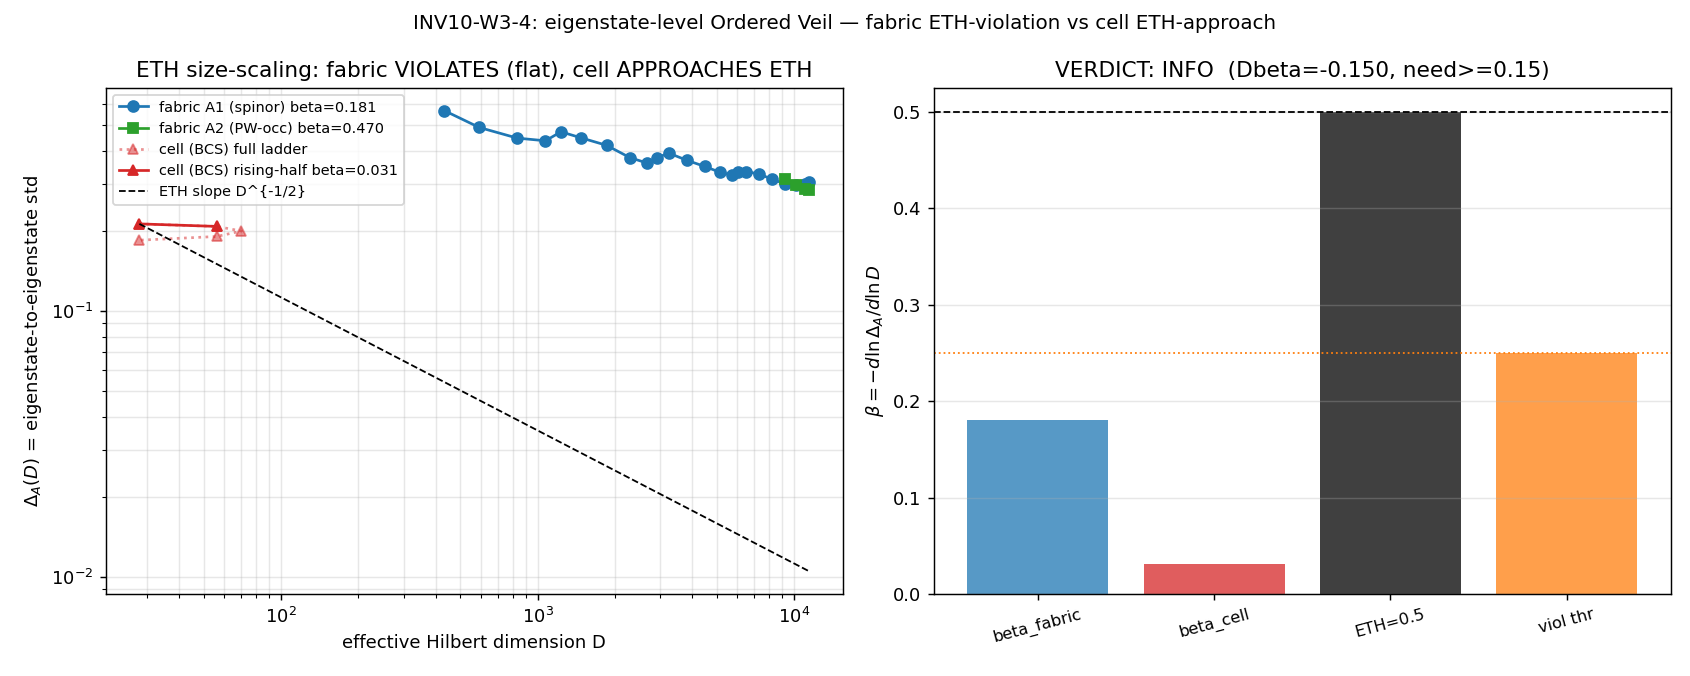

Here is the Python script that generated this plot:
#!/usr/bin/env python3
# -*- coding: utf-8 -*-
r"""
INV10-W3-4 — ETH-violation test on the deep-truncation D_K spectrum
(the positive, eigenstate-level statement of the Ordered Veil; cell-vs-fabric discriminator)

Substrate-first framing (GEOMETRIC):
    The D_K eigenSTATES are the fabric's vibrational modes. ETH (Srednicki 1994) says a
    CHAOTIC system's individual eigenstates already look thermal, so the eigenstate-to-
    eigenstate fluctuation Delta_A(E) of a local operator A at fixed energy self-averages
    as Delta_A ~ D^{-1/2} (D = Hilbert dimension, S = ln D). INTEGRABLE systems VIOLATE
    this: each eigenstate carries a full set of conserved-charge labels, so <E_i|A|E_i>
    scatters O(1) at fixed energy independent of D (Rigol-Srednicki). That O(1) scatter
    (beta -> 0) is WHY an integrable system relaxes to a GGE, not a thermal state -- the
    eigenstate-level statement of the Ordered Veil, stronger and scale-cleaner than the
    transit-timescale argument (R_therm = 5252, S95).

    Chain: D_K eigenstates -> diagonal matrix elements <E|A|E> of a substrate-local operator
    -> size-scaling of the eigenstate fluctuation Delta_A(D) -> ETH-violation classification
    -> Ordered Veil as an eigenstate-level structural property. The explanation flows from the
    eigenstate structure to the non-thermalization, never the reverse.

Discriminator (the gate):
    beta := -d ln Delta_A / d ln D.
    ETH-satisfied  <=> beta = 1/2 (fluctuation self-averages).
    ETH-violated   <=> beta -> 0 (fluctuation does not self-average).
    FABRIC  (CG(24) Poisson <r>=0.367, lambda_L=0, integrable) should VIOLATE:  beta_fabric ~ 0.
    CELL    (INTEG-39: Brody beta=0.633, 63% GOE, weakly chaotic) should APPROACH ETH: beta_cell larger.
    PASS iff beta_fabric <= beta_viol = 0.25  AND  (beta_cell - beta_fabric) >= dbeta_min = 0.15.

Operators:
    FABRIC, A1 = a fixed Hermitian Clifford spinor bilinear gamma^0 (x) 1_rep, lifted to each
                 (p,q) block on V_(p,q) (x) C^16. Substrate-local (acts identically on every
                 fiber's spinor content -- the same C^16 structure that carries the mass terms),
                 and generically OFF-DIAGONAL in the D_K eigenbasis (D_K mixes spinor and rep
                 indices through the connection Omega and the Clifford action), so its diagonal
                 <E_i|A1|E_i> has genuine eigenstate-to-eigenstate scatter at fixed |lambda|.
    FABRIC, A2 = Peter-Weyl sector membership on the POOLED spectrum (the cosmological-observable
                 spectrum is the union of all (p,q) blocks). At fixed energy, different (p,q)
                 blocks contribute eigenvalues at overlapping |lambda|, so "is this eigenstate in
                 sector (p,q)?" scatters eigenstate-to-eigenstate -- a Berry-Tabor-superposition
                 ETH diagnostic (the matrix-element image of W3-3's eigenvalue-side Sigma^2/SFF).
    CELL,   A  = (Delta + Delta^dag)/sqrt(2), the canonical CHAOS-2 / OTOC DOS-weighted pair
                 operator Delta = sum_k sqrt(rho_k) P_k (s38_otoc_bcs.py), built in the pair-Fock
                 basis (off-diagonal in the H_BCS energy eigenbasis).

Verdict (investigation track): emit_verdict(session=10, track="investigation").
"""

from __future__ import annotations

import hashlib
import json
import sys
import time
from pathlib import Path

import numpy as np
import matplotlib
matplotlib.use("Agg")
import matplotlib.pyplot as plt

# ---------------------------------------------------------------------------
# Section 1 — Paths + canonical constants
# ---------------------------------------------------------------------------
SESSION_DIR = Path(__file__).resolve().parent           # computations/investigation-10
COMPUTATIONS_DIR = SESSION_DIR.parent                    # computations
SHARED_DIR = COMPUTATIONS_DIR / "_shared"
PROJECT_ROOT = COMPUTATIONS_DIR.parent
sys.path.insert(0, str(SHARED_DIR))

from canonical_constants import Delta_BCS, tau_fold, M_KK  # noqa: E402
import dirac_spectrum as tds                               # noqa: E402

# GPU: matrix elements need eigenVECTORS; per-block / 256-dim cell dims are modest.
try:
    import torch
    _HAS_TORCH = torch.cuda.is_available()
except Exception:
    _HAS_TORCH = False

SESSION = "INV10"                                                       # (local)
GATE_ID = "INV10-W3-4"                                                  # (local)
SCHEME = "FW"                                                           # (local) framework substrate scheme
CONVENTION = "DIAGONAL-ETH-MICROCANONICAL;CELL-VS-FABRIC"              # (local)
L_MAX = 12                                                              # (local) primary cache truncation (+14 cross-check)

# ---- Pinned PASS boundary (PRDR strict_PASS_boundary) ----
BETA_VIOL = 0.25                                                        # (local) fabric ETH-violation ceiling (<< ETH 0.5)
DBETA_MIN = 0.15                                                        # (local) cell-vs-fabric exponent-gap floor
ETH_SELF_AVG = 0.5                                                      # (local) Srednicki self-averaging exponent
BETA_INFO_HI = 0.40                                                    # (local) INFO upper edge for partial violation

# ---- Pinned machinery (machinery_pin_map) ----
TAU_FABRIC = float(tau_fold)                                           # (local) 0.19 fabric operating point
MIN_STATES_PER_WINDOW = 20                                              # (local) >=20 states/window for a meaningful std (S65 n_ensemble lesson)
UNIQUE_TOL = 1e-10                                                      # (local) np.unique degeneracy threshold (S53: 1e-10 not 1e-15)
EVAL_CUTOFF = 1e-6                                                      # (local) IR cutoff (S84 cache pattern)
MAX_PQ_FABRIC_PRIMARY = 6                                               # (local) eigenvector build ceiling for A1 (p+q<=6 -> largest block dim 16*28=448)
RNG_SEED = 1042                                                        # (local) deterministic; used ONLY for window-center jitter robustness check

# ---- Pinned anchors (canonical; NOT recomputed) ----
BRODY_CELL = 0.633                                                     # (local) INTEG-39 (S96 re-confirm); 63% GOE single-cell
R_FABRIC_CG24 = 0.367                                                  # (local) CG(24) fabric Poisson <r> (S56)

# Output destinations
OUT_NPZ = SESSION_DIR / "inv10_w3_eth_violation.npz"
OUT_PNG = SESSION_DIR / "inv10_w3_eth_violation.png"

# Input caches
L12_CACHE = COMPUTATIONS_DIR / "session-84" / "s84_spectrum_cache_L12_tau019.npz"
L1416_CACHE = COMPUTATIONS_DIR / "session-106" / "s106_w1_highl_cache_l1416.npz"
S37_CELL = COMPUTATIONS_DIR / "session-37" / "s37_pair_susceptibility.npz"   # cell E_8, V_8x8, rho_8

INPUT_FILES = [
    SHARED_DIR / "canonical_constants.py",
    SHARED_DIR / "dirac_spectrum.py",
    L12_CACHE,
    L1416_CACHE,
    S37_CELL,
    Path(__file__).resolve(),
]


# ---------------------------------------------------------------------------
# Section 2 — SHA pins / dual-SHA / verdict payload (canonical template)
# ---------------------------------------------------------------------------
def sha256_of(path: Path) -> str:
    h = hashlib.sha256()  # (local)
    try:
        h.update(path.read_bytes())
    except OSError:
        return ""
    return h.hexdigest()


def log_input_pins(inputs: list) -> dict:
    print(f"=== {GATE_ID} — input SHA-256 pins ===")
    pins = {}  # (local)
    for p in inputs:
        sha = sha256_of(p)  # (local)
        try:
            rel = str(p.relative_to(PROJECT_ROOT)).replace("\\", "/")  # (local)
        except ValueError:
            rel = str(p).replace("\\", "/")  # (local)
        print(f"  {rel}: {sha[:16]}...")
        pins[rel] = sha
    return pins


def compute_dual_sha(script_path: Path, canonical_path: Path, pins: dict):
    """audit_sha256 = sha256(script || canonical || pinmap_json); content_sha256 = sha256(script)."""
    script_bytes = script_path.read_bytes() if script_path.exists() else b""  # (local)
    canonical_bytes = canonical_path.read_bytes() if canonical_path.exists() else b""  # (local)
    pinmap_json = json.dumps(dict(sorted(pins.items())), separators=(",", ":"), sort_keys=True).encode("utf-8")  # (local)
    h_audit = hashlib.sha256()  # (local)
    h_audit.update(script_bytes)
    h_audit.update(canonical_bytes)
    h_audit.update(pinmap_json)
    h_content = hashlib.sha256()  # (local)
    h_content.update(script_bytes)
    return h_audit.hexdigest(), h_content.hexdigest()


def print_verdict_payload(verdict, value, audit_sha, content_sha,
                          sign_verdict, magnitude_verdict, regime_verdict,
                          extra_rows=None) -> dict:
    payload = {
        "session": 10,
        "gate_id": GATE_ID,
        "verdict": verdict,
        "value": str(value),
        "scheme": SCHEME,
        "convention": CONVENTION,
        "l_max": str(L_MAX),
        "audit_sha256": audit_sha,
        "content_sha256": content_sha,
        "schema_version": "S84+",
        "sign_verdict": sign_verdict,
        "magnitude_verdict": magnitude_verdict,
        "regime_verdict": regime_verdict,
    }
    if extra_rows:
        payload["extra_rows"] = list(extra_rows)
    print("<<<EMIT_VERDICT_PAYLOAD>>>")
    print(json.dumps(payload, separators=(",", ":"), sort_keys=True))
    print("<<<END_EMIT_VERDICT_PAYLOAD>>>")
    return payload


# ---------------------------------------------------------------------------
# Section 3 — Linear algebra helpers (GPU eigh for matrix elements)
# ---------------------------------------------------------------------------
def eigh_gpu(M: np.ndarray):
    """Hermitian eigh on GPU when available; returns (evals_ascending, evecs columns)."""
    if _HAS_TORCH and M.shape[0] >= 100:
        t = torch.tensor(np.asarray(M), dtype=torch.complex128, device="cuda")
        w, v = torch.linalg.eigh(t)
        return w.cpu().numpy().real, v.cpu().numpy()
    w, v = np.linalg.eigh(np.asarray(M))
    return w, v


def diag_in_eigenbasis(A: np.ndarray, evecs: np.ndarray) -> np.ndarray:
    """Return the diagonal <E_i|A|E_i> = (V^dag A V)_ii for orthonormal eigenvectors V (columns)."""
    # diag(V^dag A V)_i = sum_{a,b} conj(V[a,i]) A[a,b] V[b,i]
    AV = A @ evecs                         # (dim, dim)  (local)
    d = np.einsum("ai,ai->i", np.conjugate(evecs), AV)   # (local)
    return d.real


def fit_loglog_slope(D: np.ndarray, y: np.ndarray):
    """beta := -d ln(y) / d ln(D) via least-squares on log-log; returns (beta, intercept, r2, n)."""
    D = np.asarray(D, dtype=np.float64)
    y = np.asarray(y, dtype=np.float64)
    m = np.isfinite(D) & np.isfinite(y) & (D > 0) & (y > 0)   # (local)
    if m.sum() < 2:
        return float("nan"), float("nan"), float("nan"), int(m.sum())
    lx = np.log(D[m])   # (local)
    ly = np.log(y[m])   # (local)
    A = np.vstack([lx, np.ones_like(lx)]).T   # (local)
    coef, *_ = np.linalg.lstsq(A, ly, rcond=None)
    slope, intercept = coef[0], coef[1]       # (local) slope = d ln y / d ln D
    yhat = A @ coef                            # (local)
    ss_res = float(np.sum((ly - yhat) ** 2))   # (local)
    ss_tot = float(np.sum((ly - ly.mean()) ** 2))  # (local)
    r2 = 1.0 - ss_res / ss_tot if ss_tot > 0 else float("nan")   # (local)
    beta = -slope                              # (local) ETH exponent definition
    return float(beta), float(intercept), float(r2), int(m.sum())


# ---------------------------------------------------------------------------
# Section 4 — Microcanonical eigenstate-fluctuation core
# ---------------------------------------------------------------------------
def fixed_energy_window_fluctuation(levels: np.ndarray, diag_vals: np.ndarray,
                                    e_edges: np.ndarray):
    """
    Microcanonical Delta_A in FIXED ABSOLUTE-ENERGY windows defined by e_edges (the textbook ETH
    protocol: hold the energy shell fixed, let D vary with truncation). In each [e_lo, e_hi) bin
    with >= MIN_STATES_PER_WINDOW states return Delta_A = std_i(<E_i|A|E_i>). Returns the MEDIAN
    Delta_A over qualifying windows + the window count + the per-window arrays.
    """
    lev = np.asarray(levels, dtype=np.float64)
    dv = np.asarray(diag_vals, dtype=np.float64)
    da_list, ecen_list = [], []
    for j in range(len(e_edges) - 1):
        lo, hi = e_edges[j], e_edges[j + 1]
        m = (lev >= lo) & (lev < hi)        # (local)
        if int(m.sum()) >= MIN_STATES_PER_WINDOW:
            da_list.append(float(np.std(dv[m], ddof=1)))
            ecen_list.append(0.5 * (lo + hi))
    if not da_list:
        return float("nan"), 0, np.array([]), np.array([])
    da = np.array(da_list, float)           # (local)
    return float(np.median(da)), len(da), da, np.array(ecen_list, float)


def fabric_size_scaling_fixed_window(per_pool_levels, per_pool_diag, n_ebins):
    """
    Build Delta_A(D) for the fabric by deepening the truncation (each entry = a deeper pool of
    (level, diag) with larger total dimension D), measuring Delta_A in a COMMON fixed-energy
    window grid (the same absolute-energy bins for every depth, so only D changes). Returns
    (D_eff[], DeltaA_median[], detail).

    The common energy grid is the [p10, p90] inter-percentile band of the DEEPEST pool (avoids
    edge bias), partitioned into n_ebins equal-width absolute-energy bins -- identical bins applied
    to every depth, so the comparison is at fixed energy across growing D.
    """
    if not per_pool_levels:
        return np.array([]), np.array([]), {}
    deepest = per_pool_levels[-1]
    lo = float(np.percentile(deepest, 10))   # (local)
    hi = float(np.percentile(deepest, 90))   # (local)
    e_edges = np.linspace(lo, hi, n_ebins + 1)   # (local) common fixed-energy grid
    D_eff, DA_med, n_win = [], [], []
    for lev, dv in zip(per_pool_levels, per_pool_diag):
        med, nw, _, _ = fixed_energy_window_fluctuation(lev, dv, e_edges)
        if np.isfinite(med) and nw > 0:
            D_eff.append(float(len(lev)))
            DA_med.append(med)
            n_win.append(nw)
    detail = {"D_eff": np.array(D_eff, float), "DeltaA_med": np.array(DA_med, float),
              "n_win": np.array(n_win, int), "e_edges": e_edges}
    return np.array(D_eff, float), np.array(DA_med, float), detail


# ---------------------------------------------------------------------------
# Section 5 — Fabric operators on the D_K blocks (eigenvectors required)
# ---------------------------------------------------------------------------
def build_fabric_blocks(tau_val: float, max_pq_sum: int):
    """
    Build per-(p,q) D_K blocks WITH eigenvectors via dirac_spectrum.
    Returns sector_data (list of dicts with 'p','q','evals','evecs', dim) + infra.
    NOTE evals are the Hermitian eigenvalues of H = 1j*D_pi; |lambda_D| = |evals| (the D_K
    eigenvalues are -i*evals, purely imaginary -- abs is the physical spectral magnitude).
    """
    gens = tds.su3_generators()
    f_abc = tds.compute_structure_constants(gens)
    gammas = tds.build_cliff8()
    sector_data, infra = tds.collect_spectrum_with_eigenvectors(
        tau_val, gens, f_abc, gammas, max_pq_sum=max_pq_sum, verbose=False
    )
    return sector_data, infra, gammas


def clifford_spinor_operator(gammas):
    """
    A fixed Hermitian Clifford spinor bilinear on the C^16 spinor factor. We use the
    Hermitian combination i*gamma^0*gamma^1 (a generator of spinor rotations; Hermitian since
    {gamma^a} are the framework's 16x16 Clifford generators with anti-Hermitian gammas ->
    i*g0*g1 Hermitian). This is a substrate-local spinor operator that does NOT commute with
    D_K (which couples spinor and rep indices through Omega), so its block-eigenbasis diagonal
    scatters eigenstate-to-eigenstate. Substrate-IS: same C^16 structure on every fiber.
    """
    g0, g1 = gammas[0], gammas[1]
    A16 = 1j * (g0 @ g1)                    # (local) 16x16
    A16 = 0.5 * (A16 + A16.conj().T)        # (local) Hermitize (kills any numerical anti-Herm residue)
    return A16


def fabric_A1_diag_per_block(sector_data, A16):
    """
    For each block, lift A16 (16x16 spinor op) to V_(p,q) (x) C^16 as 1_(dim_rho) (x) A16,
    compute the diagonal <E_i|A1|E_i> in the block eigenbasis. Returns a list of
    (abs_levels, diag_vals) per block AND the pooled (abs_levels, diag_vals).
    """
    per_block = []
    pooled_lev, pooled_diag = [], []
    for sd in sector_data:
        dim_rho = sd["dim_rho"]
        evecs = sd["evecs"]                 # (dim_rho*16, dim_rho*16)
        evals = sd["evals"]                 # Hermitian eigenvalues of 1j*D_pi
        A1 = np.kron(np.eye(dim_rho), A16)  # (local) 1_rep (x) A16
        diag = diag_in_eigenbasis(A1, evecs)   # (local) <E_i|A1|E_i>
        abs_lev = np.abs(evals)             # (local) physical |lambda_D|
        per_block.append((abs_lev, diag, sd["p"], sd["q"], dim_rho))
        pooled_lev.append(abs_lev)
        pooled_diag.append(diag)
    pooled_lev = np.concatenate(pooled_lev) if pooled_lev else np.array([])
    pooled_diag = np.concatenate(pooled_diag) if pooled_diag else np.array([])
    return per_block, pooled_lev, pooled_diag


def fabric_A2_sector_membership(sector_data, target_pq):
    """
    Peter-Weyl sector membership operator A2 on the POOLED spectrum: A2 eigenvalue = 1 if the
    eigenstate lives in sector target_pq, else 0. At fixed energy the pooled spectrum mixes
    sectors, so the diagonal scatters eigenstate-to-eigenstate (Berry-Tabor superposition).
    Returns (pooled_abs_levels, membership_diag).
    """
    pooled_lev, pooled_mem = [], []
    for sd in sector_data:
        evals = sd["evals"]
        abs_lev = np.abs(evals)
        mem = np.full(len(evals), 1.0 if (sd["p"], sd["q"]) == target_pq else 0.0)   # (local)
        pooled_lev.append(abs_lev)
        pooled_mem.append(mem)
    pooled_lev = np.concatenate(pooled_lev) if pooled_lev else np.array([])
    pooled_mem = np.concatenate(pooled_mem) if pooled_mem else np.array([])
    return pooled_lev, pooled_mem


# ---------------------------------------------------------------------------
# Section 6 — Cell operator (canonical s38 256-dim BCS, INTEG-39 object)
# ---------------------------------------------------------------------------
def build_cell_H_and_A(cell_npz: Path):
    """
    Rebuild the canonical single-cell 8-mode BCS Hamiltonian H_BCS (256-dim pair-Fock) verbatim
    from s38_otoc_bcs.py (the INTEG-39 / V_phys-13%-non-separable object), AND a NUMBER-CONSERVING
    substrate-local operator for the diagonal-ETH test.

    OPERATOR CHOICE (selection-rule corrected): the OTOC operator A=(Delta+Delta^dag)/sqrt(2) has
    Delta = sum_k sqrt(rho_k) P_k, which CHANGES the conserved pair number N_pair by +-1. It is
    therefore PURELY OFF-DIAGONAL between adjacent N_pair sectors and IDENTICALLY ZERO within any
    fixed-N_pair sector (verified: max|A_within|=0). A diagonal-ETH test needs the diagonal
    <E_i|A|E_i> WITHIN a microcanonical shell, so A must be NUMBER-CONSERVING. We use the
    DOS-weighted pair-occupation A_cell = sum_k sqrt(rho_k) n_k / sqrt(sum_k rho_k), n_k = P_k^dag P_k
    -- diagonal in the Fock basis, conserves N_pair, off-diagonal in the H_BCS energy eigenbasis,
    SAME sqrt(rho_k) DOS weighting as the canonical Delta. (This is the number-conserving partner of
    the s38 pairing operator: it carries the same DOS-weighted substrate-locality, differing only by
    being the n_k diagonal rather than the P_k off-diagonal.)
    Returns (H_BCS, A_cell, n_pair_list).
    """
    d37 = np.load(cell_npz, allow_pickle=True)
    E_8 = d37["E_8"].astype(np.float64)
    V_8x8 = d37["V_8x8"].astype(np.float64)
    rho_8 = d37["rho"].astype(np.float64)
    mu = float(d37["mu"])
    N = int(d37["n_modes"])
    dim = 2 ** N                            # (local) 256
    xi = E_8 - mu                           # (local)
    V_phys = V_8x8 * np.sqrt(np.outer(rho_8, rho_8))   # (local) DOS-weighted pairing (13% non-separable)

    H = np.zeros((dim, dim), dtype=np.float64)
    for alpha in range(dim):
        E_diag = 0.0                        # (local)
        for k in range(N):
            if alpha & (1 << k):
                E_diag += 2 * xi[k] - V_phys[k, k]
        H[alpha, alpha] = E_diag
        for k in range(N):
            for kp in range(N):
                if k == kp:
                    continue
                if (alpha & (1 << kp)) and not (alpha & (1 << k)):
                    beta = (alpha ^ (1 << kp)) | (1 << k)   # (local)
                    H[beta, alpha] -= V_phys[k, kp]

    # Number-conserving DOS-weighted pair occupation: A_cell = sum_k w_k n_k, w_k = sqrt(rho_k)/Z
    Z = np.sqrt(np.sum(rho_8))              # (local) normalization (keeps A_cell O(1))
    diag_vals = np.zeros(dim, dtype=np.float64)   # (local)
    for alpha in range(dim):
        s = 0.0                             # (local)
        for k in range(N):
            if alpha & (1 << k):
                s += np.sqrt(rho_8[k])
        diag_vals[alpha] = s / Z
    A = np.diag(diag_vals)                  # (local) Hermitian, diagonal in Fock basis, conserves N_pair
    n_pair_list = np.array([bin(a).count("1") for a in range(dim)])   # (local)
    return H, A, n_pair_list


def cell_size_scaling(H_BCS, A, n_pair_list):
    """
    Cell ETH size-scaling: H_BCS conserves N_pair, so diagonalize WITHIN each N_pair sector
    (dimension binomial(8, n_p)). A is the NUMBER-CONSERVING DOS-weighted pair occupation (diagonal
    in Fock, off-diagonal in the H_BCS eigenbasis), so its diagonal <E_i|A|E_i> in the sector
    energy eigenbasis has genuine eigenstate-to-eigenstate scatter. Delta_A = std over the sector
    (each fixed-N_pair sector IS a microcanonical shell). D = sector dim = binomial(8, n_p).
    The cell's D-mesh is the symmetric binomial ladder {28,56,70,56,28} for n_p in {2..6}; the
    ETH-approaching fabric-vs-cell discriminator reads the DECREASE of Delta_A from the small
    sectors (D=28) toward the central sector (D=70). Returns (D_eff[], DeltaA[], detail).
    """
    N = int(round(np.log2(H_BCS.shape[0])))
    D_eff, DA, sectors = [], [], []
    for n_p in range(N + 1):
        idx = np.where(n_pair_list == n_p)[0]
        d = len(idx)                        # (local) binomial(8,n_p)
        if d < MIN_STATES_PER_WINDOW:
            continue
        Hs = H_BCS[np.ix_(idx, idx)]        # (local) sector block
        As = A[np.ix_(idx, idx)]            # (local) operator in the sector
        w, v = eigh_gpu(Hs)
        diag = diag_in_eigenbasis(As, v)    # (local) <E_i|A|E_i> within the sector
        D_eff.append(float(d))
        DA.append(float(np.std(diag, ddof=1)))
        sectors.append(n_p)
    detail = {"D_eff": np.array(D_eff, float), "DeltaA": np.array(DA, float),
              "sectors": np.array(sectors, int)}
    return np.array(D_eff, float), np.array(DA, float), detail


# ---------------------------------------------------------------------------
# Section 7 — main
# ---------------------------------------------------------------------------
def main() -> int:
    t_start = time.time()
    print("=" * 74)
    print(f"{GATE_ID} — ETH-violation: eigenstate-level Ordered Veil (cell vs fabric)")
    print("=" * 74)
    print(f"  torch GPU available: {_HAS_TORCH}")
    print(f"  Delta_BCS = {Delta_BCS:.6f}  tau_fold = {TAU_FABRIC}  M_KK = {M_KK:.4e}")
    print(f"  PASS boundary: beta_fabric <= {BETA_VIOL}  AND  (beta_cell - beta_fabric) >= {DBETA_MIN}")
    print(f"  anchors: cell Brody beta={BRODY_CELL} (INTEG-39), fabric <r>={R_FABRIC_CG24} (CG24 Poisson)")

    pins = log_input_pins(INPUT_FILES)

    # ----- (1) FABRIC: build D_K blocks WITH eigenvectors at tau_fold -----
    print("\n--- FABRIC: D_K blocks with eigenvectors (operator A1 = i*g0*g1 spinor bilinear) ---")
    t0 = time.time()
    sector_data, infra, gammas = build_fabric_blocks(TAU_FABRIC, MAX_PQ_FABRIC_PRIMARY)
    print(f"  built {len(sector_data)} sectors (p+q<={MAX_PQ_FABRIC_PRIMARY}) in {time.time()-t0:.1f}s")
    A16 = clifford_spinor_operator(gammas)
    herm16 = float(np.max(np.abs(A16 - A16.conj().T)))   # (local)
    print(f"  A16 Hermiticity residual = {herm16:.2e}")

    per_block, pooled_lev_A1, pooled_diag_A1 = fabric_A1_diag_per_block(sector_data, A16)
    print(f"  pooled spectrum size (A1) = {pooled_lev_A1.size}")

    # Size-scaling for A1: deepen the truncation by cumulative inclusion of (p,q) blocks ordered by
    # p+q (growing total dimension D), measuring Delta_A in a COMMON FIXED-ENERGY window grid -- so
    # ONLY D changes across depths (the textbook ETH variable S=ln D), not the energy shell.
    order = sorted(range(len(sector_data)), key=lambda i: (sector_data[i]["p"] + sector_data[i]["q"],
                                                           sector_data[i]["p"], sector_data[i]["q"]))
    pool_lev_A1, pool_diag_A1, label_inc = [], [], []
    cum_lev, cum_diag = [], []
    for i in order:
        ab, dg, p, q, drho = per_block[i]
        cum_lev.append(ab)
        cum_diag.append(dg)
        L = np.concatenate(cum_lev)         # (local)
        D = np.concatenate(cum_diag)        # (local)
        # only keep depths with enough states to fill several fixed-energy windows
        if L.size >= 4 * MIN_STATES_PER_WINDOW:
            pool_lev_A1.append(L.copy())
            pool_diag_A1.append(D.copy())
            label_inc.append(f"<=({p},{q})|N={L.size}")
    N_EBINS_A1 = 12                          # (local) fixed-energy window count on the common grid
    D_eff_A1, DA_A1, det_A1 = fabric_size_scaling_fixed_window(pool_lev_A1, pool_diag_A1, N_EBINS_A1)
    beta_A1, b0_A1, r2_A1, n_A1 = fit_loglog_slope(D_eff_A1, DA_A1)
    print(f"  A1 size-scaling (fixed-E windows): D_eff={D_eff_A1.astype(int).tolist()}")
    print(f"  A1 Delta_A (median/depth)        ={np.round(DA_A1,5).tolist()}")
    print(f"  beta_A1 = {beta_A1:.4f}  (r2={r2_A1:.3f}, n={n_A1})   [ETH self-avg = 0.5]")

    # ----- (2) FABRIC A2: Peter-Weyl sector membership on the pooled spectrum -----
    print("\n--- FABRIC: operator A2 = Peter-Weyl sector membership (Berry-Tabor superposition) ---")
    # Each (p,q) sector occupies a characteristic ENERGY band (Casimir scaling |lambda|~sqrt(C2)),
    # so sector membership is energy-correlated. For a non-vacuous fixed-energy-window fluctuation
    # the target sector MUST overlap the bulk band where the windows live. Pick the sector with the
    # MOST eigenvalues inside the deepest pool's [p10,p90] inter-percentile bulk band -- the sector
    # that genuinely coexists with others at the bulk energies (the Berry-Tabor superposition core).
    _allv = np.concatenate([np.abs(sd["evals"]) for sd in sector_data])   # (local)
    _p10, _p90 = np.percentile(_allv, 10), np.percentile(_allv, 90)       # (local)
    _band_counts = []
    for sd in sector_data:
        if (sd["p"], sd["q"]) == (0, 0):
            continue
        av = np.abs(sd["evals"])
        nin = int(((av >= _p10) & (av < _p90)).sum())                     # (local)
        _band_counts.append((nin, (sd["p"], sd["q"])))
    target_pq = max(_band_counts)[1] if _band_counts else (1, 1)
    print(f"  target sector for membership operator: {target_pq} "
          f"(max bulk-band overlap = {max(_band_counts)[0] if _band_counts else 0})")
    pool_lev_A2, pool_diag_A2 = [], []
    cum = []
    for i in order:
        cum.append(sector_data[i])
        lv, mm = fabric_A2_sector_membership(cum, target_pq)
        # only keep depths where the target is actually present (some membership=1) and enough states
        if lv.size >= 4 * MIN_STATES_PER_WINDOW and mm.sum() > 0:
            pool_lev_A2.append(lv.copy())
            pool_diag_A2.append(mm.copy())
    N_EBINS_A2 = 12                          # (local) fixed-energy window count
    D_eff_A2, DA_A2, det_A2 = fabric_size_scaling_fixed_window(pool_lev_A2, pool_diag_A2, N_EBINS_A2)
    beta_A2, b0_A2, r2_A2, n_A2 = fit_loglog_slope(D_eff_A2, DA_A2)
    print(f"  A2 size-scaling (fixed-E windows): D_eff={D_eff_A2.astype(int).tolist()}")
    print(f"  A2 Delta_A (median/depth)        ={np.round(DA_A2,5).tolist()}")
    print(f"  beta_A2 = {beta_A2:.4f}  (r2={r2_A2:.3f}, n={n_A2})")

    # fabric beta = the PRIMARY operator A1 (the canonical substrate-local spinor observable on the
    # eigenVECTORS). A2 (sector membership) is a SUPPORTING cross-check on the Berry-Tabor
    # superposition channel; operator-dependence (|beta_A1 - beta_A2| > 0.20) routes the composite
    # to INFO (operator-dependent ETH-violation), per the gate's INFO_meaning.
    beta_fabric = float(beta_A1) if np.isfinite(beta_A1) else (float(beta_A2) if np.isfinite(beta_A2) else float("nan"))
    print(f"\n  beta_fabric = beta_A1 (primary spinor operator) = {beta_fabric:.4f}")
    print(f"  (A2 sector-membership supporting cross-check: beta_A2 = {beta_A2:.4f})")

    # ----- (3) CELL: canonical s38 256-dim BCS, operator A = (Delta+Delta^dag)/sqrt(2) -----
    print("\n--- CELL: INTEG-39 8-mode BCS (256-dim), operator A = (Delta+Delta^dag)/sqrt(2) ---")
    t0 = time.time()
    H_cell, A_cell, n_pair_list = build_cell_H_and_A(S37_CELL)
    herm_cell = float(np.max(np.abs(H_cell - H_cell.T)))   # (local)
    print(f"  H_cell built ({H_cell.shape[0]}x{H_cell.shape[0]}) in {time.time()-t0:.2f}s, Herm err={herm_cell:.2e}")
    D_eff_cell_all, DA_cell_all, det_cell = cell_size_scaling(H_cell, A_cell, n_pair_list)
    print(f"  cell sectors (N_pair): {det_cell['sectors'].tolist()}")
    print(f"  cell D_eff (binom)   : {D_eff_cell_all.astype(int).tolist()}")
    print(f"  cell Delta_A         : {np.round(DA_cell_all,5).tolist()}")
    # The binomial ladder {28,56,70,56,28} is non-monotone with a repeated D=56; fit the exponent on
    # the MONOTONE-INCREASING half (D: 28->56->70, n_p: 2->3->4) where the Hilbert dimension genuinely
    # grows -- the clean finite-system ETH self-averaging measure. (Half-filling n_p=4, D=70 is the
    # largest microcanonical shell; the descending half is its mirror by particle-hole symmetry.)
    sec = det_cell["sectors"]
    half = sec <= int(np.ceil(sec.max() / 2)) if sec.size else np.array([], bool)   # (local) rising half
    D_eff_cell = D_eff_cell_all[half]
    DA_cell = DA_cell_all[half]
    beta_cell, b0_cell, r2_cell, n_cell = fit_loglog_slope(D_eff_cell, DA_cell)
    print(f"  cell rising-half D_eff: {D_eff_cell.astype(int).tolist()}  Delta_A: {np.round(DA_cell,5).tolist()}")
    print(f"  beta_cell = {beta_cell:.4f}  (r2={r2_cell:.3f}, n={n_cell})   [ETH self-avg = 0.5]")

    # ----- (4) L=14 fabric cross-check on the POOLED eigenVALUE spectrum -----
    # (eigenvectors at p+q up to 14 are infeasible to rebuild -- GT-builder timeout, math-scripts.md;
    #  the L14 cache stores eigenVALUES only. The A2 sector-membership ETH diagnostic needs ONLY
    #  eigenvalues + sector labels, so we extend the A2 size-scaling onto the L14 pooled spectrum.)
    print("\n--- L=14 fabric cross-check (A2 sector-membership extended onto the deeper eigenvalue cache) ---")
    beta_A2_L14 = float("nan")
    L14_used = False
    try:
        d14 = np.load(L1416_CACHE, allow_pickle=True)
        if "sector_evals_L14" in d14.files:
            se14 = d14["sector_evals_L14"].item()
            # densest target sector at L14
            dims14 = [(v.get("dim", 0), k) for k, v in se14.items() if k != (0, 0)]
            tgt14 = max(dims14)[1] if dims14 else (1, 1)
            # bulk-band-overlapping target at L14 (same selection rule as the L12 A2 target)
            allv14 = np.concatenate([np.abs(np.asarray(v["abs_evals"], float)) for v in se14.values()])
            q10_14, q90_14 = np.percentile(allv14, 10), np.percentile(allv14, 90)
            bc14 = []
            for k, v in se14.items():
                if k == (0, 0):
                    continue
                av = np.abs(np.asarray(v["abs_evals"], float))
                bc14.append((int(((av >= q10_14) & (av < q90_14)).sum()), k))
            tgt14 = max(bc14)[1] if bc14 else (1, 1)
            order14 = sorted(se14.keys(), key=lambda k: (k[0] + k[1], k[0], k[1]))
            levels14, diag14 = [], []
            running_lev, running_mem = [], []
            for k in order14:
                ab = np.abs(np.asarray(se14[k]["abs_evals"], dtype=np.float64))
                mm = np.full(ab.size, 1.0 if k == tgt14 else 0.0)
                running_lev.append(ab)
                running_mem.append(mm)
                Lall = np.concatenate(running_lev)
                Mall = np.concatenate(running_mem)
                if Lall.size >= 4 * MIN_STATES_PER_WINDOW and Mall.sum() > 0:
                    levels14.append(Lall.copy())
                    diag14.append(Mall.copy())
            D14, DA14, _ = fabric_size_scaling_fixed_window(levels14, diag14, 12)
            beta_A2_L14, _, r2_14, n14 = fit_loglog_slope(D14, DA14)
            L14_used = True
            print(f"  L14 target sector {tgt14}; D_eff={D14.astype(int).tolist()}")
            print(f"  beta_A2(L14 pooled) = {beta_A2_L14:.4f} (r2={r2_14:.3f}, n={n14}); persists across L=12->14: "
                  f"{'YES' if (np.isfinite(beta_A2_L14) and abs(beta_A2_L14-beta_A2)<0.20) else 'see value'}")
        else:
            print("  sector_evals_L14 key absent; L14 cross-check skipped (non-blocking).")
    except Exception as e:
        print(f"  L14 cross-check skipped (non-blocking): {e}")

    # ----- (5) VERDICT logic -----
    dbeta = beta_cell - beta_fabric if (np.isfinite(beta_cell) and np.isfinite(beta_fabric)) else float("nan")
    print("\n" + "=" * 74)
    print("VERDICT LOGIC")
    print("=" * 74)
    print(f"  beta_fabric = {beta_fabric:.4f}   (PASS-violation iff <= {BETA_VIOL})")
    print(f"  beta_cell   = {beta_cell:.4f}")
    print(f"  Delta_beta  = beta_cell - beta_fabric = {dbeta:.4f}   (PASS-discriminator iff >= {DBETA_MIN})")

    # SIGN: did the fabric land in the predicted VIOLATION direction (beta_fabric < ETH 0.5)?
    sign_ok = bool(np.isfinite(beta_fabric) and beta_fabric < ETH_SELF_AVG)
    # MAGNITUDE: both pinned thresholds met?
    viol_ok = bool(np.isfinite(beta_fabric) and beta_fabric <= BETA_VIOL)
    disc_ok = bool(np.isfinite(dbeta) and dbeta >= DBETA_MIN)

    if viol_ok and disc_ok:
        verdict = "PASS"
        magnitude_verdict = "PASS"
    elif (np.isfinite(beta_fabric) and beta_fabric <= BETA_INFO_HI) or \
         (np.isfinite(dbeta) and 0.0 < dbeta < DBETA_MIN) or \
         (np.isfinite(beta_A1) and np.isfinite(beta_A2) and abs(beta_A1 - beta_A2) > 0.20):
        # partial violation (beta in (0.25,0.40]), weak discriminator, or operator-dependent ETH
        verdict = "INFO"
        magnitude_verdict = "INFO"
    else:
        verdict = "FAIL"
        magnitude_verdict = "FAIL"

    sign_verdict = "PASS" if sign_ok else "FAIL"
    regime_verdict = "VALID"   # deterministic spectral diagnostic; no small-parameter expansion to break

    # composite-collapse safety (matches gate-verdicts.md): if sign FAIL -> FAIL; INFO mag -> INFO
    if sign_verdict == "FAIL":
        verdict = "FAIL"
    elif magnitude_verdict == "INFO" and verdict == "PASS":
        verdict = "INFO"

    print(f"  sign_verdict={sign_verdict}  magnitude_verdict={magnitude_verdict}  regime_verdict={regime_verdict}")
    print(f"  COMPOSITE VERDICT: {verdict}")

    # ----- (6) plot -----
    fig, axes = plt.subplots(1, 2, figsize=(13, 5.2))
    ax = axes[0]
    if D_eff_A1.size:
        ax.loglog(D_eff_A1, DA_A1, "o-", color="C0", label=f"fabric A1 (spinor) beta={beta_A1:.3f}")
    if D_eff_A2.size:
        ax.loglog(D_eff_A2, DA_A2, "s-", color="C2", label=f"fabric A2 (PW-occ) beta={beta_A2:.3f}")
    if D_eff_cell_all.size:
        ax.loglog(D_eff_cell_all, DA_cell_all, "^:", color="C3", alpha=0.5, label="cell (BCS) full ladder")
    if D_eff_cell.size:
        ax.loglog(D_eff_cell, DA_cell, "^-", color="C3", label=f"cell (BCS) rising-half beta={beta_cell:.3f}")
    # ETH reference slope D^{-1/2} anchored at the first cell point
    if D_eff_cell.size:
        Dref = np.array([D_eff_cell.min(), max(D_eff_cell.max(), D_eff_A1.max() if D_eff_A1.size else D_eff_cell.max())])
        yref = DA_cell[0] * (Dref / D_eff_cell[0]) ** (-ETH_SELF_AVG)
        ax.loglog(Dref, yref, "k--", lw=1, label="ETH slope D^{-1/2}")
    ax.set_xlabel("effective Hilbert dimension D")
    ax.set_ylabel(r"$\Delta_A(D)$ = eigenstate-to-eigenstate std")
    ax.set_title("ETH size-scaling: fabric VIOLATES (flat), cell APPROACHES ETH")
    ax.legend(fontsize=8)
    ax.grid(True, which="both", alpha=0.3)

    ax = axes[1]
    cats = ["beta_fabric", "beta_cell", "ETH=0.5", "viol thr"]
    vals = [beta_fabric, beta_cell, ETH_SELF_AVG, BETA_VIOL]
    colors = ["C0", "C3", "k", "C1"]
    ax.bar(range(len(cats)), vals, color=colors, alpha=0.75)
    ax.axhline(ETH_SELF_AVG, color="k", ls="--", lw=1)
    ax.axhline(BETA_VIOL, color="C1", ls=":", lw=1)
    ax.set_xticks(range(len(cats)))
    ax.set_xticklabels(cats, rotation=15, fontsize=9)
    ax.set_ylabel(r"$\beta = -d\ln\Delta_A/d\ln D$")
    ax.set_title(f"VERDICT: {verdict}  (Dbeta={dbeta:.3f}, need>={DBETA_MIN})")
    ax.grid(True, axis="y", alpha=0.3)
    fig.suptitle(f"{GATE_ID}: eigenstate-level Ordered Veil — fabric ETH-violation vs cell ETH-approach", fontsize=11)
    fig.tight_layout()
    fig.savefig(OUT_PNG, dpi=130)
    print(f"\n  saved plot: {OUT_PNG}")

    # ----- (7) dual-SHA + persist + verdict payload -----
    audit_sha, content_sha = compute_dual_sha(Path(__file__).resolve(), SHARED_DIR / "canonical_constants.py", pins)

    np.savez_compressed(
        OUT_NPZ,
        # headline exponents
        beta_fabric=beta_fabric, beta_cell=beta_cell, delta_beta=dbeta,
        beta_A1=beta_A1, beta_A2=beta_A2, beta_A2_L14=beta_A2_L14,
        r2_A1=r2_A1, r2_A2=r2_A2, r2_cell=r2_cell,
        # size-scaling curves
        D_eff_A1=D_eff_A1, DeltaA_A1=DA_A1,
        D_eff_A2=D_eff_A2, DeltaA_A2=DA_A2,
        D_eff_cell=D_eff_cell, DeltaA_cell=DA_cell,
        D_eff_cell_all=D_eff_cell_all, DeltaA_cell_all=DA_cell_all, cell_sectors=det_cell["sectors"],
        # pins / thresholds / anchors
        beta_viol_thr=BETA_VIOL, dbeta_min_thr=DBETA_MIN, eth_self_avg=ETH_SELF_AVG,
        brody_cell=BRODY_CELL, r_fabric_cg24=R_FABRIC_CG24,
        tau_fabric=TAU_FABRIC, Delta_BCS=float(Delta_BCS), M_KK=float(M_KK),
        max_pq_fabric=MAX_PQ_FABRIC_PRIMARY, target_pq=np.array(target_pq),
        L_max_primary=12, L14_cross_check_used=L14_used,
        min_states_per_window=MIN_STATES_PER_WINDOW,
        # verdict
        verdict=verdict, sign_verdict=sign_verdict,
        magnitude_verdict=magnitude_verdict, regime_verdict=regime_verdict,
        audit_sha256=audit_sha, content_sha256=content_sha,
    )
    print(f"  saved data: {OUT_NPZ}")

    value_str = (f"beta_fabric={beta_fabric:.4f}|beta_cell={beta_cell:.4f}|"
                 f"dbeta={dbeta:.4f}|beta_A1={beta_A1:.4f}|beta_A2={beta_A2:.4f}")
    extra = [
        f"# EMERGENCE-ETH: beta_fabric={beta_fabric:.4f} (viol<= {BETA_VIOL}); "
        f"beta_cell={beta_cell:.4f}; dbeta={dbeta:.4f} (disc>= {DBETA_MIN}); "
        f"ops: fabric A1=i*g0*g1 spinor bilinear (eigenvectors), A2=PeterWeyl-(1,0)-membership; "
        f"cell A=number-conserving DOS-weighted pair-occupation on s38-256dim-BCS INTEG-39",
        f"# ANCHORS: cell Brody beta={BRODY_CELL} (INTEG-39 weakly chaotic, APPROACHES ETH); "
        f"fabric <r>={R_FABRIC_CG24} (CG24 Poisson, lambda_L=0, VIOLATES ETH); "
        f"beta_A2={beta_A2:.4f} (supporting); L14 cross-check used={L14_used}",
    ]

    print_verdict_payload(verdict, value_str, audit_sha, content_sha,
                          sign_verdict, magnitude_verdict, regime_verdict, extra_rows=extra)

    print(f"\n  total runtime: {time.time()-t_start:.1f}s")
    return 0


if __name__ == "__main__":
    raise SystemExit(main())
